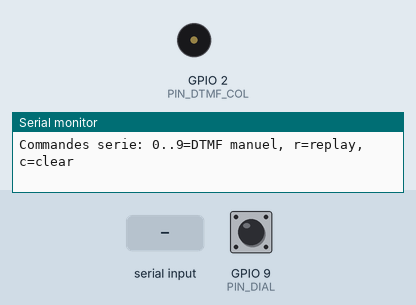
Recording of a sketch running on a simulated Seeed XIAO ESP32-S3. Shown: buzzer (waves = sounding), the last lines printed to the serial monitor. The test bench sets the inputs (shaded band); at power-on: GPIO 9 (PIN_DIAL) HIGH.

Above: at 1.2 s.
1.3 s: "90,45\n" received over Serial
At 1.39 s:
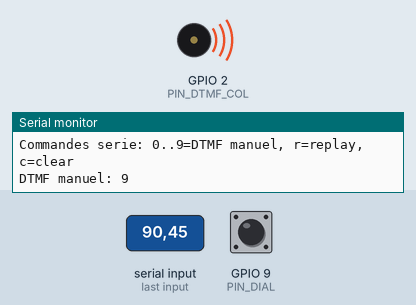
3.4 s: GPIO 9 (PIN_DIAL) pulled LOW for 0.15 s
At 5.2 s:
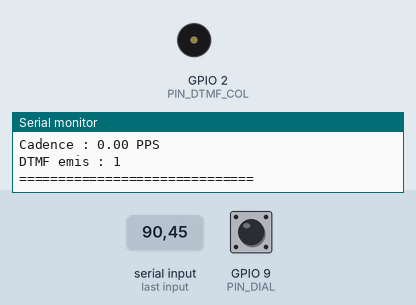
5.5 s: "r90\n" received over Serial
At 5.83 s:
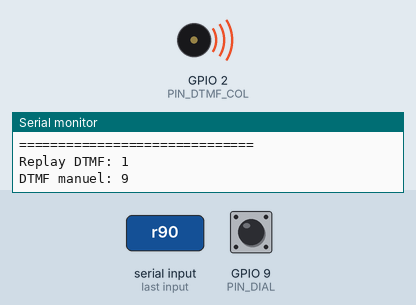
8.5 s: "c90\n" received over Serial
At 9.2 s:
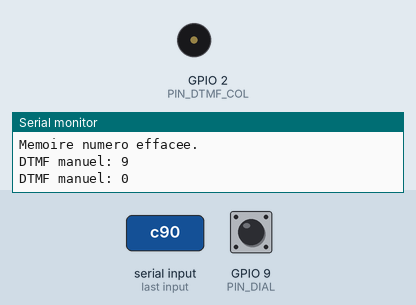
10.0 s: "r,45\n" received over Serial
At 11.2 s:
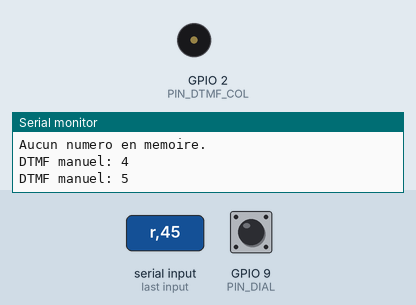
11.5 s: GPIO 9 (PIN_DIAL) pulled LOW for 1 s
At 14.1 s:
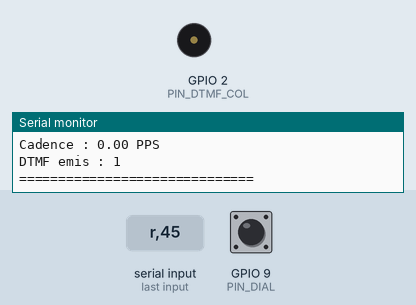
Timing chart, 0 to 15.6 s (numbered marks = the images above; inputs shaded):
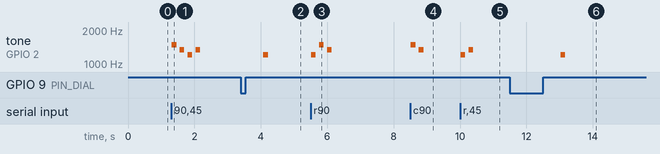

The sketch:

cadrant-tester-2.ino
```cpp
/*
   PTT Tester V5.0
   XIAO ESP32-S3

   1) Test / réglage cadran impulsion
   2) Conversion impulsions -> DTMF
*/

const byte PIN_DIAL = D10;

// Deux sorties DTMF (à sommer avec résistances, ex: 10k + 10k)
const byte PIN_DTMF_ROW = D0;
const byte PIN_DTMF_COL = D1;

//-------------------- Réglages --------------------

const uint32_t DEBOUNCE_US = 5000;
const uint32_t END_TIMEOUT = 500;
const uint32_t DTMF_ON_MS = 140;
const uint32_t DTMF_GAP_MS = 80;
const uint32_t DTMF_PRE_MS = 20;
const uint32_t NUMBER_TIMEOUT_MS = 4000;
const uint8_t MAX_DIGITS = 24;

//--------------------------------------------------

bool previousState;

bool waitingClose = false;
bool dialing = false;

uint32_t lastEdgeUs = 0;
uint32_t lastActivityMs = 0;

uint32_t lastTransitionUs = 0;

uint8_t pulses = 0;

uint32_t totalOpen = 0;
uint32_t totalClose = 0;

char numberBuffer[MAX_DIGITS + 1] = {0};
uint8_t numberLen = 0;
uint32_t lastDigitMs = 0;
bool numberFinalized = true;

bool dtmfFrequenciesForDigit(uint8_t digit, uint16_t &fLow, uint16_t &fHigh)
{
    switch (digit)
    {
    case 1:
        fLow = 697;
        fHigh = 1209;
        return true;
    case 2:
        fLow = 697;
        fHigh = 1336;
        return true;
    case 3:
        fLow = 697;
        fHigh = 1477;
        return true;
    case 4:
        fLow = 770;
        fHigh = 1209;
        return true;
    case 5:
        fLow = 770;
        fHigh = 1336;
        return true;
    case 6:
        fLow = 770;
        fHigh = 1477;
        return true;
    case 7:
        fLow = 852;
        fHigh = 1209;
        return true;
    case 8:
        fLow = 852;
        fHigh = 1336;
        return true;
    case 9:
        fLow = 852;
        fHigh = 1477;
        return true;
    case 0:
        fLow = 941;
        fHigh = 1336;
        return true;
    default:
        return false;
    }
}

void playDTMFDigit(uint8_t digit)
{
    uint16_t fLow = 0;
    uint16_t fHigh = 0;

    if (!dtmfFrequenciesForDigit(digit, fLow, fHigh))
        return;

    // Petit delai de garde avant emission pour stabiliser la ligne audio.
    delay(DTMF_PRE_MS);

    ledcWriteTone(PIN_DTMF_ROW, fLow);
    ledcWriteTone(PIN_DTMF_COL, fHigh);

    delay(DTMF_ON_MS);

    ledcWriteTone(PIN_DTMF_ROW, 0);
    ledcWriteTone(PIN_DTMF_COL, 0);

    delay(DTMF_GAP_MS);

}

void clearNumberBuffer()
{
    numberLen = 0;
    numberBuffer[0] = '\0';
    numberFinalized = true;
}

void appendDigitToBuffer(uint8_t digit)
{
    // Nouveau numero: effacer l'ancien buffer des que le premier chiffre arrive.
    if (numberFinalized)
    {
        numberLen = 0;
        numberBuffer[0] = '\0';
    }

    if (numberLen >= MAX_DIGITS)
        return;

    numberBuffer[numberLen++] = char('0' + digit);
    numberBuffer[numberLen] = '\0';
    lastDigitMs = millis();
    numberFinalized = false;
}

void replayNumberDTMF()
{
    if (numberLen == 0)
    {
        Serial.println("Aucun numero en memoire.");
        return;
    }

    Serial.print("Replay DTMF: ");
    Serial.println(numberBuffer);

    for (uint8_t i = 0; i < numberLen; i++)
    {
        uint8_t digit = uint8_t(numberBuffer[i] - '0');
        playDTMFDigit(digit);
    }
}

void setup()
{
    Serial.begin(115200);

    pinMode(PIN_DIAL, INPUT_PULLUP);

    ledcAttach(PIN_DTMF_ROW, 1000, 10);
    ledcAttach(PIN_DTMF_COL, 1000, 10);

    ledcWriteTone(PIN_DTMF_ROW, 0);
    ledcWriteTone(PIN_DTMF_COL, 0);

    previousState = digitalRead(PIN_DIAL);

    lastTransitionUs = micros();

    Serial.println();
    Serial.println("================================");
    Serial.println("PTT Tester V5.0");
    Serial.println("================================");
    Serial.println("Mode 1: test cadran (D10)");
    Serial.println("Mode 2: conversion impulsions -> DTMF");
    Serial.println("Sorties DTMF:");
    Serial.println("- D0: frequence basse (row)");
    Serial.println("- D1: frequence haute (col)");
    Serial.println("Sommer D0 + D1 avec 2 resistances (ex: 10k) vers entree audio.");
    Serial.println("Commandes serie: 0..9=DTMF manuel, r=replay, c=clear");
}

void loop()
{
    while (Serial.available() > 0)
    {
        char cmd = (char)Serial.read();

        if (cmd == 'r' || cmd == 'R')
        {
            replayNumberDTMF();
        }
        else if (cmd == 'c' || cmd == 'C')
        {
            clearNumberBuffer();
            Serial.println("Memoire numero effacee.");
        }
        else if (cmd >= '0' && cmd <= '9')
        {
            uint8_t d = uint8_t(cmd - '0');
            Serial.print("DTMF manuel: ");
            Serial.println(d);
            playDTMFDigit(d);
        }
    }

    bool state = digitalRead(PIN_DIAL);

    if (state != previousState)
    {
        uint32_t now = micros();

        if ((now - lastEdgeUs) > DEBOUNCE_US)
        {
            uint32_t duration = now - lastTransitionUs;

            // Etat précédent = fermé
            if (previousState == LOW)
                totalClose += duration;

            // Etat précédent = ouvert
            else
                totalOpen += duration;

            lastTransitionUs = now;
            lastEdgeUs = now;
            lastActivityMs = millis();

            // ouverture = impulsion
            if (state == HIGH)
            {
                if (!waitingClose)
                {
                    waitingClose = true;

                    pulses++;

                    if (!dialing)
                    {
                        dialing = true;
                        Serial.println();
                        Serial.println("Début numérotation");
                    }

                    Serial.print("Impulsion ");
                    Serial.println(pulses);
                }
            }
            else
            {
                waitingClose = false;
            }
        }

        previousState = state;
    }

    if (dialing && (millis() - lastActivityMs > END_TIMEOUT))
    {
        float total = totalOpen + totalClose;

        float breakPct = 0;
        float makePct = 0;
        float pps = 0;

        if (total > 0)
        {
            breakPct = (100.0 * totalOpen) / total;
            makePct = (100.0 * totalClose) / total;

            if (pulses > 1)
                pps = (1000000.0 * pulses) / total;
        }

        Serial.println();
        Serial.println("==============================");

        Serial.print("Impulsions : ");

        uint8_t digit = 0;

        if (pulses == 10)
        {
            Serial.println("10 (chiffre 0)");
            digit = 0;
        }
        else
        {
            Serial.println(pulses);
            digit = pulses;
        }

        Serial.print("Ouvert : ");
        Serial.print(totalOpen / 1000.0, 2);
        Serial.println(" ms");

        Serial.print("Ferme : ");
        Serial.print(totalClose / 1000.0, 2);
        Serial.println(" ms");

        Serial.print("Break : ");
        Serial.print(breakPct, 1);
        Serial.println(" %");

        Serial.print("Make : ");
        Serial.print(makePct, 1);
        Serial.println(" %");

        Serial.print("Cadence : ");
        Serial.print(pps, 2);
        Serial.println(" PPS");

        Serial.print("DTMF emis : ");
        Serial.println(digit);

        appendDigitToBuffer(digit);

        // Emission immediate: la box attend les chiffres pendant la composition.
        playDTMFDigit(digit);

        Serial.println("==============================");

        pulses = 0;
        dialing = false;
        waitingClose = false;

        totalOpen = 0;
        totalClose = 0;
    }

    if (numberLen > 0 && !numberFinalized && (millis() - lastDigitMs > NUMBER_TIMEOUT_MS))
    {
        numberFinalized = true;

        Serial.println();
        Serial.println("----------- Numero compose -----------");
        Serial.println(numberBuffer);
        Serial.println("--------------------------------------");
    }
}
```

Measured:
- after the input at 1.3 s, tone on GPIO 2 (PIN_DTMF_COL): plays 1477 Hz for 0.14 s, 1336 Hz for 0.14 s, 1209 Hz for 0.14 s, 1336 Hz for 0.14 s, starting at once
- after the input at 3.4 s, tone on GPIO 2 (PIN_DTMF_COL): silent → 1209 Hz after 0.68 s, → silent 0.14 s later
- after the input at 5.5 s, tone on GPIO 2 (PIN_DTMF_COL): plays 1209 Hz for 0.14 s, 1477 Hz for 0.14 s, 1336 Hz for 0.14 s, starting at once
- after the input at 8.5 s, tone on GPIO 2 (PIN_DTMF_COL): silent → 1477 Hz at once, → silent 0.14 s later, → 1336 Hz 0.10 s later, → silent 0.14 s later
- after the input at 10.0 s, tone on GPIO 2 (PIN_DTMF_COL): silent → 1209 Hz at once, → silent 0.14 s later, → 1336 Hz 0.10 s later, → silent 0.14 s later
- after the input at 11.5 s, tone on GPIO 2 (PIN_DTMF_COL): silent → 1209 Hz after 1.5 s, → silent 0.14 s later
